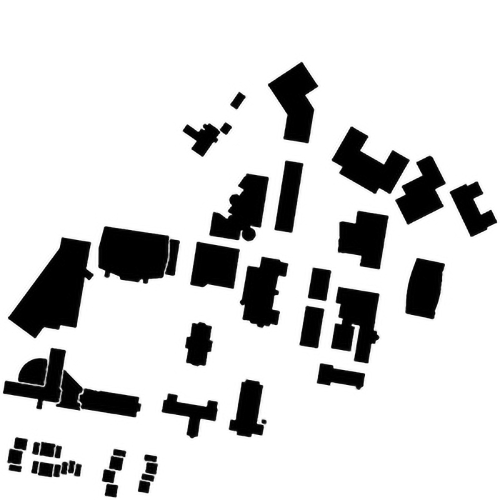
#> input picture prm_and_rrt/WPI_map.jpg, 1000 x 1000 px (shown at 1/2 size)
$ python main.py   (older library calls are emulated)
#> lines starting #> are read from the running program, lines starting #| are printed output that depends on the picture; after the words box and inside, x2 and y2 are one past the last pixel; in counts of white or black regions, pixels touching at a corner belong together
### prm_and_rrt/RRT.py
# Standard Algorithm Implementation
# Sampling-based Algorithms RRT and RRT*

import matplotlib.pyplot as plt
import numpy as np
from random import randrange
from numpy import random
import math


# Class for each tree node
class Node:
    def __init__(self, row, col):
        self.row = row        # coordinate
        self.col = col        # coordinate
        self.parent = None    # parent node
        self.cost = 0.0       # cost


# Class for RRT
class RRT:
    # Constructor
    def __init__(self, map_array, start, goal):
        self.map_array = map_array            # map array, 1->free, 0->obstacle
        self.size_row = map_array.shape[0]    # map size
        self.size_col = map_array.shape[1]    # map size

        self.start = Node(start[0], start[1]) # start node
        self.goal = Node(goal[0], goal[1])    # goal node
        self.vertices = []                    # list of nodes
        self.found = False                    # found flag


    def init_map(self):
        '''Intialize the map before each search
        '''
        self.found = False
        self.vertices = []
        self.vertices.append(self.start)


    def dis(self, node1, node2):
        '''Calculate the euclidean distance between two nodes
        arguments:
            node1 - node 1
            node2 - node 2

        return:
            euclidean distance between two nodes
        '''
        ### YOUR CODE HERE ###

        dist = math.hypot((node1.row - node2.row), (node1.col - node2.col))
        return dist


    def check_collision(self, node1, node2):
        '''Check if the path between two nodes collide with obstacles
        arguments:
            node1 - node 1
            node2 - node 2

        return:
            True if the new node is valid to be connected
        '''
        ### YOUR CODE HERE ###
        #point = zip(int(np.linspace(node1.row, node2.row)), int(np.linspace(node1.col, node2.col)))
        point = zip(np.linspace(node1.row, node2.row).astype(int), np.linspace(node1.col, node2.col).astype(int))

        for i in point:
            if self.map_array[i[0]][i[1]] == 0:
                return True
        return False


    def get_new_point(self, goal_bias):
        '''Choose the goal or generate a random point
        arguments:
            goal_bias - the possibility of choosing the goal instead of a random point

        return:
            point - the new point
        '''
        ### YOUR CODE HERE ###

        goal = randrange(100)

        if goal <= goal_bias:
            return self.goal
        else:
            return Node(random.randint(self.size_row), random.randint(self.size_col))

    def get_nearest_node(self, point):
        '''Find the nearest node in self.vertices with respect to the new point
        arguments:
            point - the new point

        return:
            the nearest node
        '''
        ### YOUR CODE HERE ###
        length_vector = []

        for i in range(len(self.vertices)):
            dist = self.dis(point, self.vertices[i])
            length_vector.append(dist)

        return self.vertices[length_vector.index(min(length_vector))]


    def get_neighbors(self, new_node, neighbor_size):
        '''Get the neighbors that are within the neighbor distance from the node
        arguments:
            new_node - a new node
            neighbor_size - the neighbor distance

        return:
            neighbors - a list of neighbors that are within the neighbor distance
        '''
        ### YOUR CODE HERE ###

        isNeighbor = []
        neighbor = []

        for i in range(len(self.vertices)):

            dist = self.dis(new_node, self.vertices[i])

            if dist <= neighbor_size:
                isNeighbor.append(self.vertices[i])

        for i in range(len(isNeighbor)):
            isCollide = self.check_collision(isNeighbor[i], new_node)

            if isCollide == False:
                neighbor.append(isNeighbor[i])
            else:
                continue

        return neighbor


    def rewire(self, new_node, neighbors):
        '''Rewire the new node and all its neighbors
        arguments:
            new_node - the new node
            neighbors - a list of neighbors that are within the neighbor distance from the node

        Rewire the new node if connecting to a new neighbor node will give least cost.
        Rewire all the other neighbor nodes.
        '''
        ### YOUR CODE HERE ###
        if neighbors == []:
            return -1

        dist_list = []
        points = []

        for i in range(len(neighbors)):
            if self.check_collision(neighbors[i], new_node) == True:
                continue
            else:
                points.append(neighbors[i])

        for i in range(len(points)):
            dist = points[i].cost + self.dis(points[i], new_node)
            dist_list.append(dist)

        minIndex = dist_list.index(min(dist_list))
        new_node.parent = neighbors[minIndex]
        new_node.cost = neighbors[minIndex].cost + int(self.dis(neighbors[minIndex], new_node))

        for i in range(len(points)):
            prev_cost = points[i].cost
            new_cost = int(self.dis(new_node, points[i])) + new_node.cost

            if prev_cost > new_cost:
                neighbors[i].cost = new_cost
                neighbors[i].parent = new_node

            else:
                continue


    def draw_map(self):
        '''Visualization of the result
        '''
        # Create empty map
        fig, ax = plt.subplots(1)
        img = 255 * np.dstack((self.map_array, self.map_array, self.map_array))
        ax.imshow(img)

        # Draw Trees or Sample points
        for node in self.vertices[1:-1]:
            plt.plot(node.col, node.row, markersize=3, marker='o', color='y')
            plt.plot([node.col, node.parent.col], [node.row, node.parent.row], color='y')

        # Draw Final Path if found
        if self.found:
            cur = self.goal
            while cur.col != self.start.col and cur.row != self.start.row:
                plt.plot([cur.col, cur.parent.col], [cur.row, cur.parent.row], color='b')
                cur = cur.parent
                plt.plot(cur.col, cur.row, markersize=3, marker='o', color='b')

        # Draw start and goal
        plt.plot(self.start.col, self.start.row, markersize=5, marker='o', color='g')
        plt.plot(self.goal.col, self.goal.row, markersize=5, marker='o', color='r')

        # show image
        plt.show()


    def RRT(self, n_pts=1000):
        '''RRT main search function
        arguments:
            n_pts - number of points try to sample,
                    not the number of final sampled points

        In each step, extend a new node if possible, and check if reached the goal
        '''
        # Remove previous result
        self.init_map()

        ### YOUR CODE HERE ###

        # In each step,
        # get a new point,
        # get its nearest node,
        # extend the node and check collision to decide whether to add or drop,
        # if added, check if reach the neighbor region of the goal.

        goal_bias = 5
        step_size = 1

        for _ in range(n_pts):
            point = self.get_new_point(goal_bias)
            if self.map_array[point.row][point.col] == 1:
                nearest_node = self.get_nearest_node(point)

                dist = self.dis(nearest_node, point)
                if dist > step_size:
                    dist = step_size

                col = nearest_node.col - point.col
                row = nearest_node.row - point.row
                theta = math.atan2(col, row)
                new_row = int(point.row + dist * math.cos(theta))
                new_col = int(point.col + dist * math.sin(theta))
                new_node = Node(new_row, new_col)


                collision = self.check_collision(nearest_node, new_node)
                if collision == False:
                    self.vertices.append(new_node)
                    new_node.parent = nearest_node
                    new_node.cost = int(nearest_node.cost + self.dis(nearest_node, new_node))

                    if self.dis(new_node, self.goal) <= step_size:
                        temp_node = new_node
                        nearest_node = temp_node
                        new_node  = self.goal

                        new_node.cost = int(nearest_node.cost + self.dis(nearest_node, new_node))
                        new_node.parent = nearest_node

                        self.vertices.append(new_node)
                        self.found = True

                        break
                else:
                    continue
            else:
                continue


        # Output
        if self.found:
            steps = len(self.vertices) - 2
            length = self.goal.cost
            print("It took %d nodes to find the current path" %steps)
            print("The path length is %.2f" %length)
        else:
            print("No path found")

        # Draw result
        self.draw_map()


    def RRT_star(self, n_pts=1000, neighbor_size=20):
        '''RRT* search function
        arguments:
            n_pts - number of points try to sample,
                    not the number of final sampled points
            neighbor_size - the neighbor distance

        In each step, extend a new node if possible, and rewire the node and its neighbors
        '''
        # Remove previous result
        self.init_map()

        ### YOUR CODE HERE ###

        # In each step,
        # get a new point,
        # get its nearest node,
        # extend the node and check collision to decide whether to add or drop,
        # if added, rewire the node and its neighbors,
        # and check if reach the neighbor region of the goal if the path is not found.

        goal_bias = 5
        step_size = 1

        check = False

        for _ in range(n_pts):
            point = self.get_new_point(goal_bias)

            if self.map_array[point.row][point.col] == 1:
                nearest_node  = self.get_nearest_node(point)

                if check == False:
                    dist = self.dis(nearest_node, point)
                    if dist > step_size:
                        dist = step_size

                    col = nearest_node.col - point.col
                    row = nearest_node.row - point.row
                    theta = math.atan2(col, row)
                    new_row = int(point.row + dist * math.cos(theta))
                    new_col = int(point.col + dist * math.sin(theta))
                    new_node = Node(new_row, new_col)


                else:
                    new_node = self.goal

                if self.check_collision(new_node,nearest_node) == False:
                    self.rewire(new_node, self.get_neighbors(new_node, 20))
                    dist = self.dis(new_node,self.goal)

                    if dist <= step_size:
                        check = True

                    self.vertices.append(new_node)

                    if dist == 0:
                        check = False
                        self.found = True

                    else:
                        continue
            else:
                continue

        # Output
        if self.found:
            steps = len(self.vertices) - 2
            length = self.goal.cost
            print("It took %d nodes to find the current path" %steps)
            print("The path length is %.2f" %length)
        else:
            print("No path found")

        # Draw result
        self.draw_map()

### prm_and_rrt/main.py
# Main and helper function

from PIL import Image
import numpy as np
from RRT import RRT
from PRM import PRM

import matplotlib.pyplot as plt


def load_map(file_path, resolution_scale):
    ''' Load map from an image and return a 2D binary numpy array
        where 0 represents obstacles and 1 represents free space
    '''
#> called with file_path = 'WPI_map.jpg', resolution_scale = 0.3
    # Load the image with grayscale
    img = Image.open(file_path).convert('L')
    # Rescale the image
    size_x, size_y = img.size
#> size_x = 1000; size_y = 1000
    new_x, new_y  = int(size_x*resolution_scale), int(size_y*resolution_scale)
#> new_x = 300; new_y = 300
    img = img.resize((new_x, new_y), Image.ANTIALIAS)
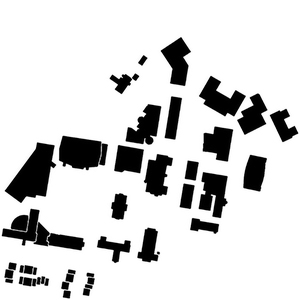
#> img: PIL image 300x300 L; min 0, max 255, mean 212.5

    map_array = np.asarray(img, dtype='uint8')

    # Get bianry image
    threshold = 127
    map_array = 1 * (map_array > threshold)
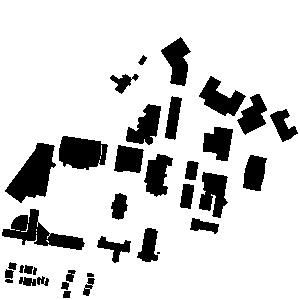
#> map_array: shape (300, 300) int64; values 0 (black) and 1 (white), 83.4% white; 36 black regions (1 under 20 px), largest, box (x1, y1, x2, y2) and area: (5, 143, 56, 203) 1629, (2, 209, 85, 250) 1345, (59, 136, 108, 170) 1256

    # Result 2D numpy array
    return map_array


if __name__ == "__main__":
    # Load the map
    start = (200, 75)
    goal  = (30, 250)
    map_array = load_map("WPI_map.jpg", 0.3)

    # Planning class
    #PRM_planner = PRM(map_array)
    RRT_planner = RRT(map_array, start, goal)

    # Search with PRM
    '''
    a = PRM_planner.sample(n_pts=1000, sampling_method="uniform")
    PRM_planner.search(start, goal)
    a = PRM_planner.sample(n_pts=1000, sampling_method="random")
    PRM_planner.search(start, goal)
    a = PRM_planner.sample(n_pts=2000, sampling_method="gaussian")
    PRM_planner.search(start, goal)
    a = PRM_planner.sample(n_pts=20000, sampling_method="bridge")
    PRM_planner.search(start, goal)
    '''

    # Search with RRT and RRT*
    RRT_planner.RRT(n_pts=1000)
#> in draw_map, `plt.show()`:
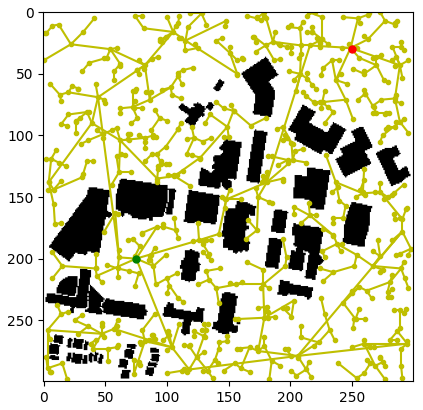
#> figure drawn by matplotlib, 1 panel
    RRT_planner.RRT_star(n_pts=2000)
#| It took 1504 nodes to find the current path
#| The path length is 1.00
#> the loop in draw_map, `for node in self.vertices[1:-1]:` made 1 pass
#> (the run stopped early here; a loop or call above may not have finished)
